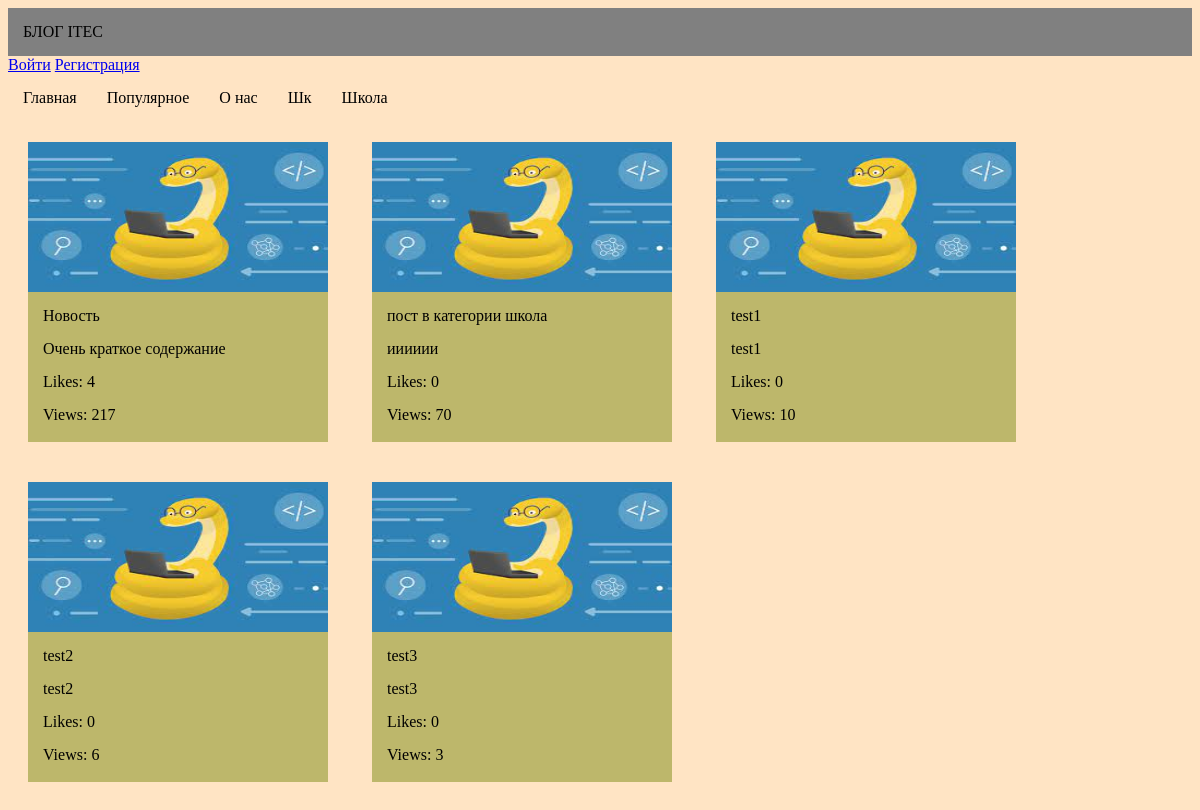
/category_post/2, run on an earlier commit of the app's database.
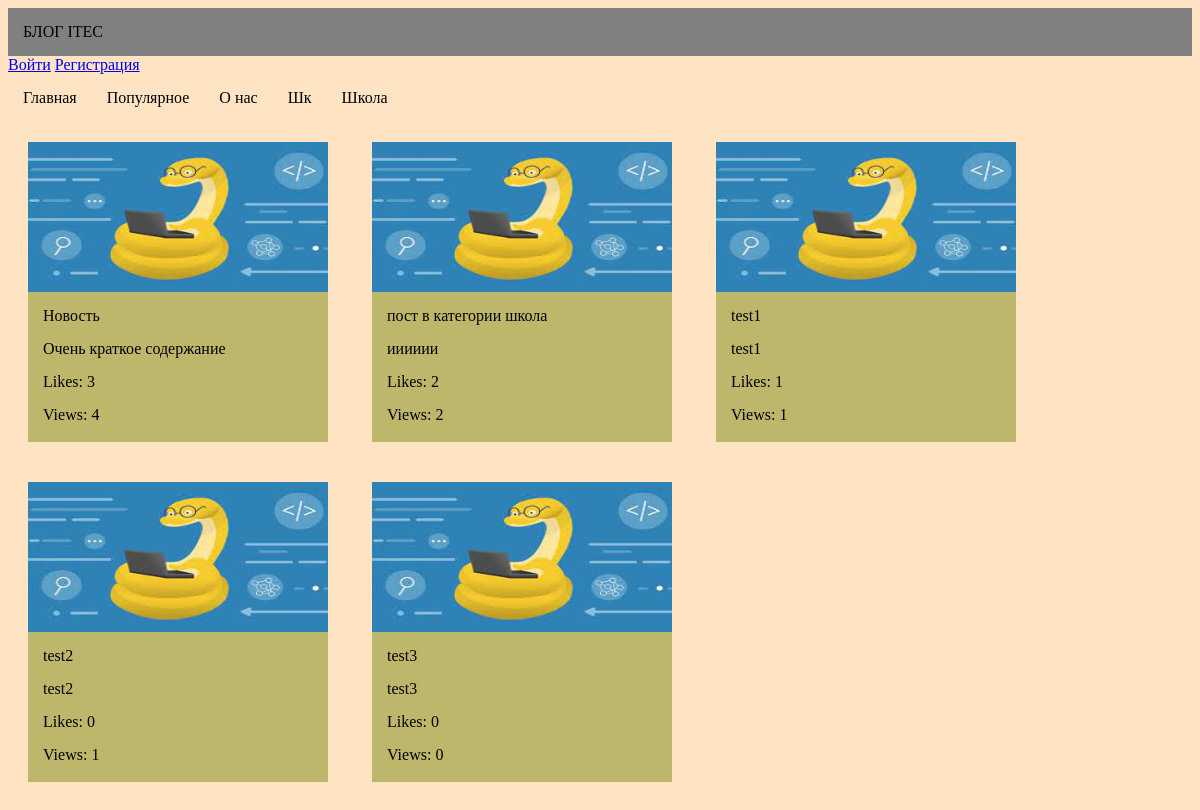
And on a later commit of the database.
### main/models.py (models this page shows, shortened)
class Post(models.Model):
    category = models.ForeignKey('Category', on_delete=models.CASCADE, verbose_name="Категория")
    title = models.CharField(max_length=200, unique=True, verbose_name="Название")
    description = models.TextField(verbose_name="Содержание")
    briefdescription = models.CharField(max_length=400, verbose_name="Краткое содержание")
    created = models.DateTimeField(auto_now_add=True, verbose_name="Дата создания")
    updated = models.DateTimeField(auto_now=True, verbose_name="Дата обновления")
    image = models.ImageField(upload_to='images', verbose_name="Изображение")
    author = models.CharField(max_length=200, blank=True, verbose_name="Автор")
    likes = models.IntegerField(default=0, blank=True, verbose_name="Лайки")
    views = models.IntegerField(default=0, blank=True, verbose_name="Просмотры")
    class Meta:
        ordering = ['created']
        verbose_name = 'Статья'
        verbose_name_plural = 'Статьи'
    def get_absolute_url(self):
        return reverse('main:post_detail', args=[self.id])

### main/views.py (the view)
# urls.py: path('category_post/<int:category_id>', category_post, name="category_post"),
def category_post(request, category_id):
    categories = Category.objects.all()
    posts = Post.objects.filter(category_id=category_id)
    context = {'categories': categories, 'posts': posts}
    return render(request, "category_post.html", context)

### main/templates/category_post.html
{% extends "start_page.html" %}
{% block content %}
{% for post in posts %}
<div style="display: inline-block; justify-content: flex-start;">
    <a href="{{ post.get_absolute_url }}" style="text-decoration: none; color: black">
        <div style="width: 300px; height: 300px; margin: 20px; background: darkkhaki;">
            <div style="width:300px; height:150px;">
                {% if post.image %}
                <img src="{{ post.image.url }}" alt="" style="width:300px; height:150px">
                {% endif %}
            </div>
            <p style="margin: 15px;">{{ post.title }}</p>
            <p style="margin: 15px;">{{ post.briefdescription }}</p>
            <p style="margin: 15px;">Likes: {{ post.likes }}</p>
            <p style="margin: 15px;">Views: {{ post.views }}</p>
        </div>
    </a>
</div>
{% endfor %}
{% endblock %}

What changed in the data, as far as the page shows it:
changed Post "Новость": likes "4" → "3"; views "217" → "4"
changed Post "пост в категории школа": likes "0" → "2"; views "70" → "2"
changed Post "test1": likes "0" → "1"; views "10" → "1"
changed Post "test2": views "6" → "1"
changed Post "test3": views "3" → "0"
